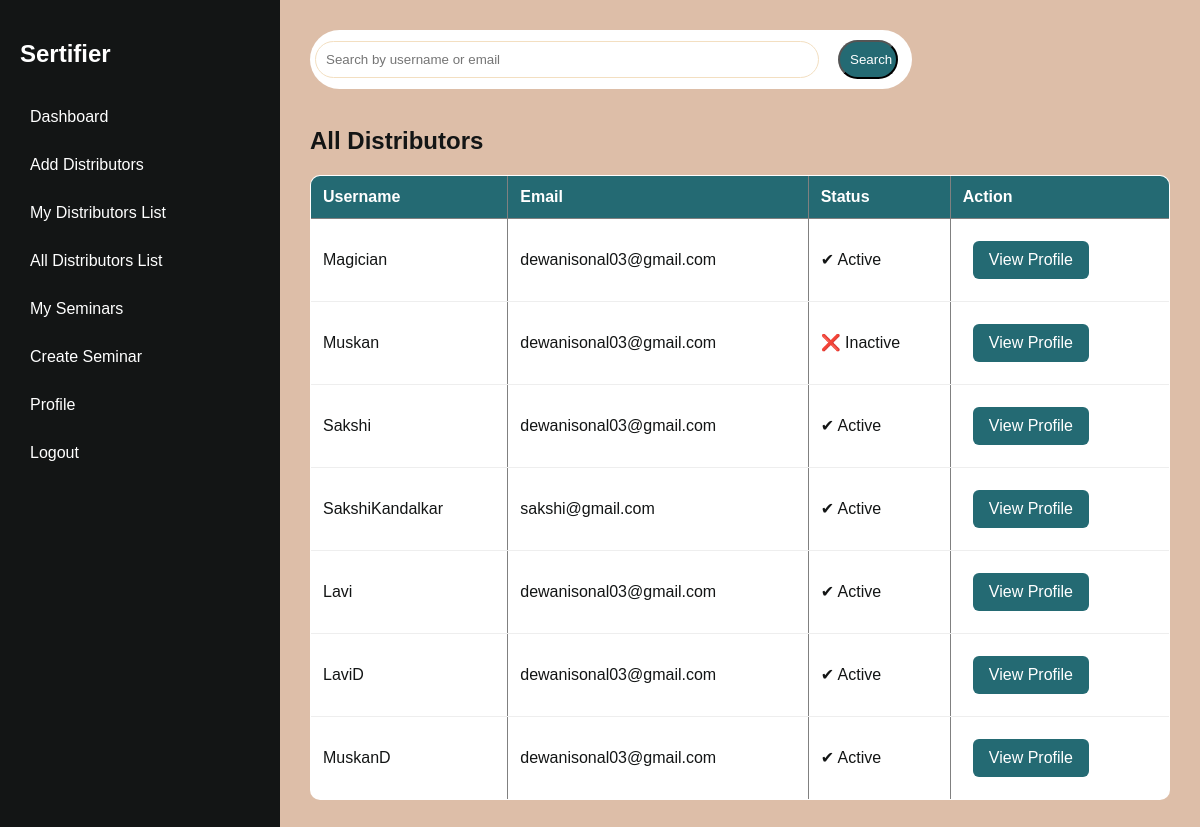
The app's page /all-distributors/ (signed in), older data.
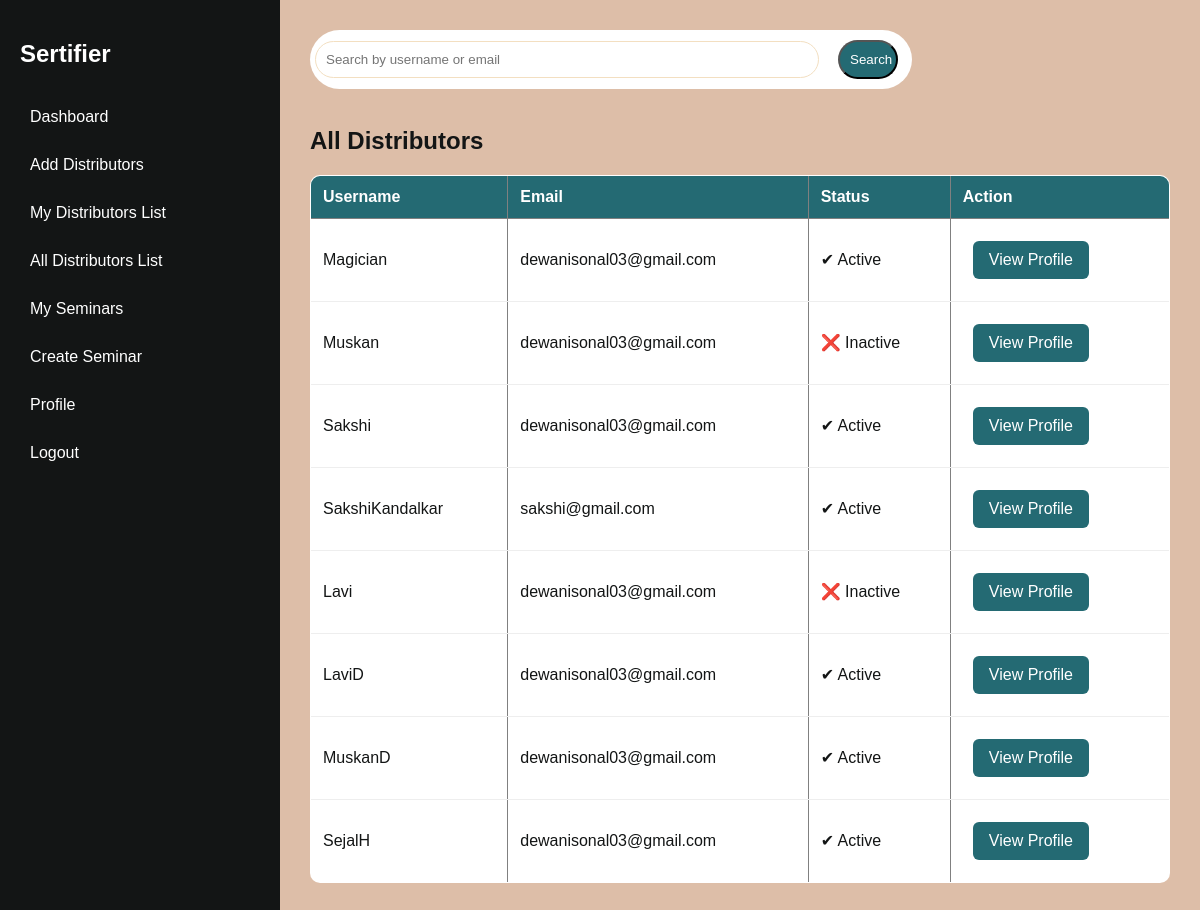
The same page, newer data.
### User/models.py (models this page shows, shortened)
class CustomUser(AbstractUser):
    ROLE_CHOICES = (
        ('admin', 'Admin'),
        ('manager', 'Manager'),
        ('distributor', 'Distributor'),
    )
    role = models.CharField(max_length=20, choices=ROLE_CHOICES)
    phone = models.CharField(max_length=15, blank=True, null=True)

### User/decorators.py (the view)
        def wrapper(request, *args, **kwargs):
            if request.user.role in allowed_roles:
                return view_func(request, *args, **kwargs)
            return redirect('dashboard')

### User/views.py (called while the page is built)
@login_required
@role_required(['admin', 'manager'])
def all_distributors(request):
    query = request.GET.get('q')
    distributors = User.objects.filter(role='distributor')
    if query:
        distributors = distributors.filter(
            Q(username__icontains=query) |
            Q(email__icontains=query)
        )
    return render(
        request,
        'all_distributors.html',
        {
            'distributors': distributors,
            'query': query
        }
    )

### User/templates/all_distributors.html
{% extends 'base.html' %}
{% block content %}
<form method="GET" style="padding:0px; color:#131515; width:70%; border-radius:30px;">
    <input type="text"
           name="q"
           placeholder="Search by username or email"
           value="{{ query|default:'' }}"
            style="width:80%; margin:5px; color:#131515; border-radius:30px;">
    <button type="submit" class="btn" style=" border-radius:30px; padding:10px; width:10%;">Search</button>
</form>
<br>
<h2>All Distributors</h2>
<table border="1">
    <tr>
        <th>Username</th>
        <th>Email</th>
        <th>Status</th>
        <th>Action</th>
    </tr>
    {% for d in distributors %}
    <tr>
        <td>{{ d.username }}</td>
        <td>{{ d.email }}</td>
        <td>
            {% if d.is_active %}
                ✔ Active
            {% else %}
                ❌ Inactive
            {% endif %}
        </td>
        <td>
            <a href="{% url 'distributor_profile' d.id %}" class="btn">
                View Profile
            </a>
        </td>
    </tr>
    {% endfor %}
</table>
{% endblock %}

Row changes from the older to the newer data that the page shows:
changed CustomUser "Lavi": is_active "✔ Active" → "❌ Inactive"
added CustomUser: username "SejalH", email "dewanisonal03@gmail.com", is_active "✔ Active"
